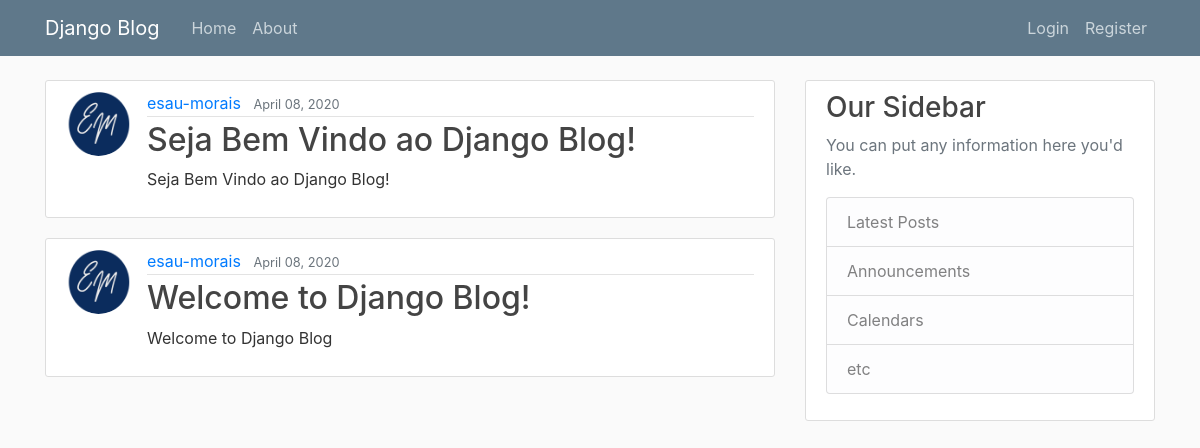
The page / on the database its author committed.
### website/models.py (models this page shows, shortened)
class Post(models.Model):
  title = models.CharField(max_length=100)
  content = models.TextField()
  date_posted = models.DateTimeField(default=timezone.now)
  author = models.ForeignKey(User, on_delete=models.CASCADE)

### users/models.py (models this page shows, shortened)
class Profile(models.Model):
	user = models.OneToOneField(User, on_delete=models.CASCADE)
	image = models.ImageField(default='default.jpg', upload_to='profile_pics')

### website/views.py (the view)
# urls.py: path('', PostListView.as_view(), name='website-home'),
class PostListView(ListView):
    model = Post
    template_name = 'website/home.html'  # <app>/<model>_<viewtype>.html
    context_object_name = 'posts'
    ordering = ['-date_posted']
    paginate_by = 5

### website/templates/website/home.html (shortened to what this page needs)
{% extends 'website/base.html' %}
{% block content %}
	{% for post in posts %}
		<article class="media content-section">
			<img class="rounded-circle article-img" src="{{ post.author.profile.image.url }}" alt="">
		  <div class="media-body">
		    <div class="article-metadata">
		      <a class="mr-2" href="{% url 'user-posts' post.author.username %}">{{ post.author }}</a>
		      <small class="text-muted">{{ post.date_posted|date:'F d, Y' }}</small>
		    </div>
		    <h2><a class="article-title" href="{% url 'post-detail' post.id %}">{{ post.title }}</a></h2>
		    <p class="article-content">{{ post.content }}</p>
		  </div>
		</article>
	{% endfor %}
{% endblock content %}

### website/static/website/main.css (style rules this page uses)
body { background: #fafafa; color: #333333; margin-top: 5rem; }
h1, h2, h3, h4, h5, h6 { color: #444444; }
.content-section { background: #ffffff; padding: 10px 20px; border: 1px solid #dddddd; border-radius: 3px; margin-bottom: 20px; }
.article-title { color: #444444; }
.article-content { white-space: pre-line; }
.article-img { height: 65px; width: 65px; margin-right: 16px; }
.article-metadata { padding-bottom: 1px; margin-bottom: 4px; border-bottom: 1px solid #e3e3e3 }

### rows shown on the page
Post: author.profile.image (picture), author "esau-morais", date_posted "April 08, 2020", title "Seja Bem Vindo ao Django Blog!", content "Seja Bem Vindo ao Django Blog!"
Post: author.profile.image (picture), author "esau-morais", date_posted "April 08, 2020", title "Welcome to Django Blog!", content "Welcome to Django Blog"
